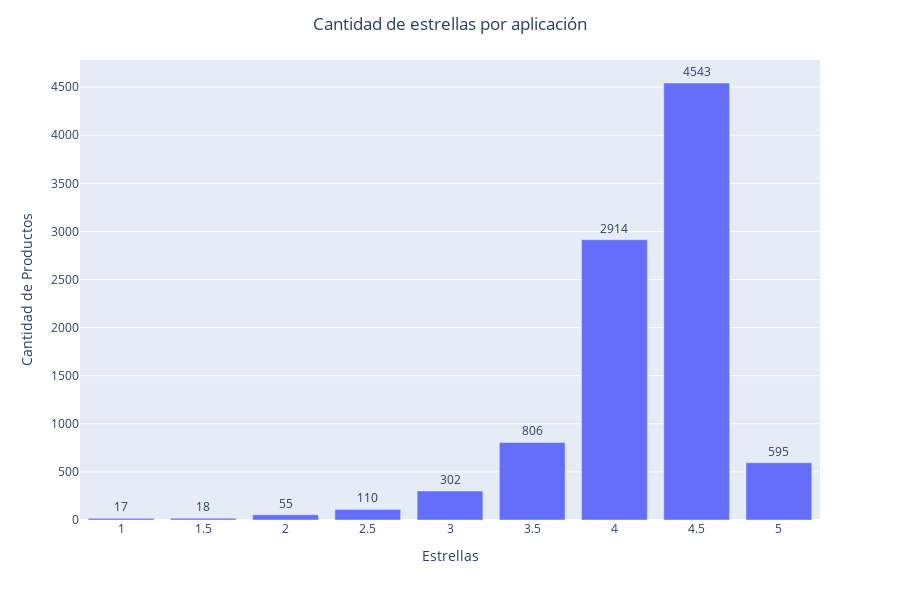

This figure's notebook cell:
### Markdown cell above
### Visualización de la cantidad de estrellas por aplicación

### Code cell
rating = df["Rating"].value_counts().sort_index()

# Crear el gráfico de barras
fig = px.bar(x=rating.index, y=rating.values, labels={'x':'Estrellas', 'y':'Cantidad de Productos'}, width=900, height=600)

# Agregar los valores encima de cada barra
fig.update_traces(text=rating.values, textposition='outside')

# Etiquetas y título
fig.update_layout(title='Cantidad de estrellas por aplicación', title_x=0.5)

### Figure 1 — Plotly figure (JSON) as saved in the notebook; plotly's stock layout.template omitted (floating-point values rounded to 4 significant figures)
{"data": [{"alignmentgroup": "True", "hovertemplate": "Estrellas=%{x}<br>Cantidad de Productos=%{y}<extra></extra>", "legendgroup": "", "marker": {"color": "#636efa", "pattern": {"shape": ""}}, "name": "", "offsetgroup": "", "orientation": "v", "showlegend": false, "text": [17, 18, 55, 110, 302, 806, 2914, 4543, 595], "textposition": "outside", "type": "bar", "x": [1, 1.5, 2, 2.5, 3, 3.5, 4, 4.5, 5], "xaxis": "x", "y": [17, 18, 55, 110, 302, 806, 2914, 4543, 595], "yaxis": "y"}], "layout": {"barmode": "relative", "height": 600, "legend": {"tracegroupgap": 0}, "margin": {"t": 60}, "title": {"text": "Cantidad de estrellas por aplicación", "x": 0.5}, "width": 900, "xaxis": {"anchor": "y", "domain": [0, 1], "title": {"text": "Estrellas"}}, "yaxis": {"anchor": "x", "domain": [0, 1], "title": {"text": "Cantidad de Productos"}}}}
